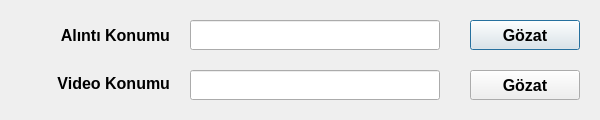
<?xml version="1.0" encoding="UTF-8"?>
<ui version="4.0">
 <class>Dialog</class>
 <widget class="QDialog" name="Dialog">
  <property name="geometry">
   <rect>
    <x>0</x>
    <y>0</y>
    <width>600</width>
    <height>120</height>
   </rect>
  </property>
  <property name="windowTitle">
   <string>Dialog</string>
  </property>
  <widget class="QPushButton" name="shotBrowse">
   <property name="geometry">
    <rect>
     <x>470</x>
     <y>20</y>
     <width>110</width>
     <height>30</height>
    </rect>
   </property>
   <property name="font">
    <font>
     <pointsize>12</pointsize>
     <weight>75</weight>
     <bold>true</bold>
    </font>
   </property>
   <property name="text">
    <string>Gözat</string>
   </property>
  </widget>
  <widget class="QPushButton" name="videoBrowse">
   <property name="geometry">
    <rect>
     <x>470</x>
     <y>70</y>
     <width>110</width>
     <height>30</height>
    </rect>
   </property>
   <property name="font">
    <font>
     <pointsize>12</pointsize>
     <weight>75</weight>
     <bold>true</bold>
    </font>
   </property>
   <property name="text">
    <string>Gözat</string>
   </property>
  </widget>
  <widget class="QLineEdit" name="videoLocation">
   <property name="geometry">
    <rect>
     <x>190</x>
     <y>70</y>
     <width>250</width>
     <height>30</height>
    </rect>
   </property>
   <property name="font">
    <font>
     <pointsize>12</pointsize>
     <weight>75</weight>
     <bold>true</bold>
    </font>
   </property>
  </widget>
  <widget class="QLineEdit" name="shotLocation">
   <property name="geometry">
    <rect>
     <x>190</x>
     <y>20</y>
     <width>250</width>
     <height>30</height>
    </rect>
   </property>
   <property name="font">
    <font>
     <pointsize>12</pointsize>
     <weight>75</weight>
     <bold>true</bold>
    </font>
   </property>
  </widget>
  <widget class="QLabel" name="label">
   <property name="geometry">
    <rect>
     <x>20</x>
     <y>25</y>
     <width>150</width>
     <height>21</height>
    </rect>
   </property>
   <property name="font">
    <font>
     <pointsize>12</pointsize>
     <weight>75</weight>
     <bold>true</bold>
    </font>
   </property>
   <property name="text">
    <string>Alıntı Konumu</string>
   </property>
   <property name="alignment">
    <set>Qt::AlignRight|Qt::AlignTrailing|Qt::AlignVCenter</set>
   </property>
  </widget>
  <widget class="QLabel" name="label_2">
   <property name="geometry">
    <rect>
     <x>20</x>
     <y>75</y>
     <width>150</width>
     <height>16</height>
    </rect>
   </property>
   <property name="font">
    <font>
     <pointsize>12</pointsize>
     <weight>75</weight>
     <bold>true</bold>
    </font>
   </property>
   <property name="text">
    <string>Video Konumu</string>
   </property>
   <property name="alignment">
    <set>Qt::AlignRight|Qt::AlignTrailing|Qt::AlignVCenter</set>
   </property>
  </widget>
 </widget>
 <resources/>
 <connections/>
</ui>
